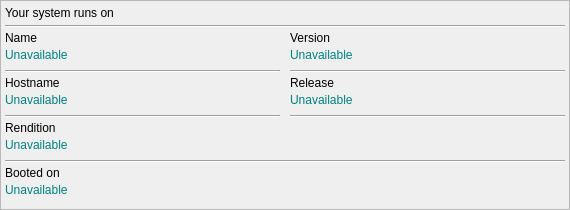
     <widget class="QFrame" name="softfrme">
      <property name="geometry">
       <rect>
        <x>5</x>
        <y>30</y>
        <width>570</width>
        <height>210</height>
       </rect>
      </property>
      <property name="sizePolicy">
       <sizepolicy hsizetype="Fixed" vsizetype="Fixed">
        <horstretch>0</horstretch>
        <verstretch>0</verstretch>
       </sizepolicy>
      </property>
      <property name="minimumSize">
       <size>
        <width>570</width>
        <height>210</height>
       </size>
      </property>
      <property name="maximumSize">
       <size>
        <width>570</width>
        <height>210</height>
       </size>
      </property>
      <property name="frameShape">
       <enum>QFrame::StyledPanel</enum>
      </property>
      <property name="frameShadow">
       <enum>QFrame::Raised</enum>
      </property>
      <widget class="QLabel" name="softlb02">
       <property name="geometry">
        <rect>
         <x>5</x>
         <y>30</y>
         <width>275</width>
         <height>15</height>
        </rect>
       </property>
       <property name="sizePolicy">
        <sizepolicy hsizetype="Fixed" vsizetype="Fixed">
         <horstretch>0</horstretch>
         <verstretch>0</verstretch>
        </sizepolicy>
       </property>
       <property name="minimumSize">
        <size>
         <width>275</width>
         <height>15</height>
        </size>
       </property>
       <property name="maximumSize">
        <size>
         <width>275</width>
         <height>15</height>
        </size>
       </property>
       <property name="styleSheet">
        <string notr="true">font: 10pt &quot;Inter&quot;;</string>
       </property>
       <property name="text">
        <string>Name</string>
       </property>
      </widget>
      <widget class="QLabel" name="softname">
       <property name="geometry">
        <rect>
         <x>5</x>
         <y>45</y>
         <width>275</width>
         <height>20</height>
        </rect>
       </property>
       <property name="sizePolicy">
        <sizepolicy hsizetype="Fixed" vsizetype="Fixed">
         <horstretch>0</horstretch>
         <verstretch>0</verstretch>
        </sizepolicy>
       </property>
       <property name="minimumSize">
        <size>
         <width>275</width>
         <height>20</height>
        </size>
       </property>
       <property name="maximumSize">
        <size>
         <width>275</width>
         <height>20</height>
        </size>
       </property>
       <property name="styleSheet">
        <string notr="true">font: 15pt &quot;JetBrains Mono&quot;;
color: #008080;</string>
       </property>
       <property name="text">
        <string>Unavailable</string>
       </property>
      </widget>
      <widget class="Line" name="softln02">
       <property name="geometry">
        <rect>
         <x>5</x>
         <y>70</y>
         <width>275</width>
         <height>3</height>
        </rect>
       </property>
       <property name="sizePolicy">
        <sizepolicy hsizetype="Fixed" vsizetype="Fixed">
         <horstretch>0</horstretch>
         <verstretch>0</verstretch>
        </sizepolicy>
       </property>
       <property name="minimumSize">
        <size>
         <width>275</width>
         <height>3</height>
        </size>
       </property>
       <property name="maximumSize">
        <size>
         <width>275</width>
         <height>3</height>
        </size>
       </property>
       <property name="orientation">
        <enum>Qt::Horizontal</enum>
       </property>
      </widget>
      <widget class="Line" name="softln03">
       <property name="geometry">
        <rect>
         <x>290</x>
         <y>70</y>
         <width>275</width>
         <height>3</height>
        </rect>
       </property>
       <property name="sizePolicy">
        <sizepolicy hsizetype="Fixed" vsizetype="Fixed">
         <horstretch>0</horstretch>
         <verstretch>0</verstretch>
        </sizepolicy>
       </property>
       <property name="minimumSize">
        <size>
         <width>275</width>
         <height>3</height>
        </size>
       </property>
       <property name="maximumSize">
        <size>
         <width>275</width>
         <height>3</height>
        </size>
       </property>
       <property name="orientation">
        <enum>Qt::Horizontal</enum>
       </property>
      </widget>
      <widget class="QLabel" name="softlb03">
       <property name="geometry">
        <rect>
         <x>290</x>
         <y>30</y>
         <width>275</width>
         <height>15</height>
        </rect>
       </property>
       <property name="sizePolicy">
        <sizepolicy hsizetype="Fixed" vsizetype="Fixed">
         <horstretch>0</horstretch>
         <verstretch>0</verstretch>
        </sizepolicy>
       </property>
       <property name="minimumSize">
        <size>
         <width>275</width>
         <height>15</height>
        </size>
       </property>
       <property name="maximumSize">
        <size>
         <width>275</width>
         <height>15</height>
        </size>
       </property>
       <property name="styleSheet">
        <string notr="true">font: 10pt &quot;Inter&quot;;</string>
       </property>
       <property name="text">
        <string>Version</string>
       </property>
      </widget>
      <widget class="QLabel" name="softvers">
       <property name="geometry">
        <rect>
         <x>290</x>
         <y>45</y>
         <width>275</width>
         <height>20</height>
        </rect>
       </property>
       <property name="sizePolicy">
        <sizepolicy hsizetype="Fixed" vsizetype="Fixed">
         <horstretch>0</horstretch>
         <verstretch>0</verstretch>
        </sizepolicy>
       </property>
       <property name="minimumSize">
        <size>
         <width>275</width>
         <height>20</height>
        </size>
       </property>
       <property name="maximumSize">
        <size>
         <width>275</width>
         <height>20</height>
        </size>
       </property>
       <property name="styleSheet">
        <string notr="true">font: 15pt &quot;JetBrains Mono&quot;;
color: #008080;</string>
       </property>
       <property name="text">
        <string>Unavailable</string>
       </property>
      </widget>
      <widget class="QLabel" name="softlb07">
       <property name="geometry">
        <rect>
         <x>5</x>
         <y>165</y>
         <width>560</width>
         <height>15</height>
        </rect>
       </property>
       <property name="sizePolicy">
        <sizepolicy hsizetype="Fixed" vsizetype="Fixed">
         <horstretch>0</horstretch>
         <verstretch>0</verstretch>
        </sizepolicy>
       </property>
       <property name="minimumSize">
        <size>
         <width>560</width>
         <height>15</height>
        </size>
       </property>
       <property name="maximumSize">
        <size>
         <width>560</width>
         <height>15</height>
        </size>
       </property>
       <property name="styleSheet">
        <string notr="true">font: 10pt &quot;Inter&quot;;</string>
       </property>
       <property name="text">
        <string>Booted on</string>
       </property>
      </widget>
      <widget class="QLabel" name="softboot">
       <property name="geometry">
        <rect>
         <x>5</x>
         <y>180</y>
         <width>560</width>
         <height>20</height>
        </rect>
       </property>
       <property name="sizePolicy">
        <sizepolicy hsizetype="Fixed" vsizetype="Fixed">
         <horstretch>0</horstretch>
         <verstretch>0</verstretch>
        </sizepolicy>
       </property>
       <property name="minimumSize">
        <size>
         <width>560</width>
         <height>20</height>
        </size>
       </property>
       <property name="maximumSize">
        <size>
         <width>560</width>
         <height>20</height>
        </size>
       </property>
       <property name="styleSheet">
        <string notr="true">font: 15pt &quot;JetBrains Mono&quot;;
color: #008080;</string>
       </property>
       <property name="text">
        <string>Unavailable</string>
       </property>
      </widget>
      <widget class="QLabel" name="softrlse">
       <property name="geometry">
        <rect>
         <x>290</x>
         <y>90</y>
         <width>275</width>
         <height>20</height>
        </rect>
       </property>
       <property name="sizePolicy">
        <sizepolicy hsizetype="Fixed" vsizetype="Fixed">
         <horstretch>0</horstretch>
         <verstretch>0</verstretch>
        </sizepolicy>
       </property>
       <property name="minimumSize">
        <size>
         <width>275</width>
         <height>20</height>
        </size>
       </property>
       <property name="maximumSize">
        <size>
         <width>275</width>
         <height>20</height>
        </size>
       </property>
       <property name="styleSheet">
        <string notr="true">font: 15pt &quot;JetBrains Mono&quot;;
color: #008080;</string>
       </property>
       <property name="text">
        <string>Unavailable</string>
       </property>
      </widget>
      <widget class="Line" name="softln05">
       <property name="geometry">
        <rect>
         <x>290</x>
         <y>115</y>
         <width>275</width>
         <height>3</height>
        </rect>
       </property>
       <property name="sizePolicy">
        <sizepolicy hsizetype="Fixed" vsizetype="Fixed">
         <horstretch>0</horstretch>
         <verstretch>0</verstretch>
        </sizepolicy>
       </property>
       <property name="minimumSize">
        <size>
         <width>275</width>
         <height>3</height>
        </size>
       </property>
       <property name="maximumSize">
        <size>
         <width>275</width>
         <height>3</height>
        </size>
       </property>
       <property name="orientation">
        <enum>Qt::Horizontal</enum>
       </property>
      </widget>
      <widget class="Line" name="softln04">
       <property name="geometry">
        <rect>
         <x>5</x>
         <y>115</y>
         <width>275</width>
         <height>3</height>
        </rect>
       </property>
       <property name="sizePolicy">
        <sizepolicy hsizetype="Fixed" vsizetype="Fixed">
         <horstretch>0</horstretch>
         <verstretch>0</verstretch>
        </sizepolicy>
       </property>
       <property name="minimumSize">
        <size>
         <width>275</width>
         <height>3</height>
        </size>
       </property>
       <property name="maximumSize">
        <size>
         <width>275</width>
         <height>3</height>
        </size>
       </property>
       <property name="orientation">
        <enum>Qt::Horizontal</enum>
       </property>
      </widget>
      <widget class="QLabel" name="softlb04">
       <property name="geometry">
        <rect>
         <x>5</x>
         <y>75</y>
         <width>275</width>
         <height>15</height>
        </rect>
       </property>
       <property name="sizePolicy">
        <sizepolicy hsizetype="Fixed" vsizetype="Fixed">
         <horstretch>0</horstretch>
         <verstretch>0</verstretch>
        </sizepolicy>
       </property>
       <property name="minimumSize">
        <size>
         <width>275</width>
         <height>15</height>
        </size>
       </property>
       <property name="maximumSize">
        <size>
         <width>275</width>
         <height>15</height>
        </size>
       </property>
       <property name="styleSheet">
        <string notr="true">font: 10pt &quot;Inter&quot;;</string>
       </property>
       <property name="text">
        <string>Hostname</string>
       </property>
      </widget>
      <widget class="QLabel" name="softlb05">
       <property name="geometry">
        <rect>
         <x>290</x>
         <y>75</y>
         <width>275</width>
         <height>15</height>
        </rect>
       </property>
       <property name="sizePolicy">
        <sizepolicy hsizetype="Fixed" vsizetype="Fixed">
         <horstretch>0</horstretch>
         <verstretch>0</verstretch>
        </sizepolicy>
       </property>
       <property name="minimumSize">
        <size>
         <width>275</width>
         <height>15</height>
        </size>
       </property>
       <property name="maximumSize">
        <size>
         <width>275</width>
         <height>15</height>
        </size>
       </property>
       <property name="styleSheet">
        <string notr="true">font: 10pt &quot;Inter&quot;;</string>
       </property>
       <property name="text">
        <string>Release</string>
       </property>
      </widget>
      <widget class="QLabel" name="softhost">
       <property name="geometry">
        <rect>
         <x>5</x>
         <y>90</y>
         <width>275</width>
         <height>20</height>
        </rect>
       </property>
       <property name="sizePolicy">
        <sizepolicy hsizetype="Fixed" vsizetype="Fixed">
         <horstretch>0</horstretch>
         <verstretch>0</verstretch>
        </sizepolicy>
       </property>
       <property name="minimumSize">
        <size>
         <width>275</width>
         <height>20</height>
        </size>
       </property>
       <property name="maximumSize">
        <size>
         <width>275</width>
         <height>20</height>
        </size>
       </property>
       <property name="styleSheet">
        <string notr="true">font: 15pt &quot;JetBrains Mono&quot;;
color: #008080;</string>
       </property>
       <property name="text">
        <string>Unavailable</string>
       </property>
      </widget>
      <widget class="QLabel" name="softlb06">
       <property name="geometry">
        <rect>
         <x>5</x>
         <y>120</y>
         <width>560</width>
         <height>15</height>
        </rect>
       </property>
       <property name="sizePolicy">
        <sizepolicy hsizetype="Fixed" vsizetype="Fixed">
         <horstretch>0</horstretch>
         <verstretch>0</verstretch>
        </sizepolicy>
       </property>
       <property name="minimumSize">
        <size>
         <width>560</width>
         <height>15</height>
        </size>
       </property>
       <property name="maximumSize">
        <size>
         <width>560</width>
         <height>15</height>
        </size>
       </property>
       <property name="styleSheet">
        <string notr="true">font: 10pt &quot;Inter&quot;;</string>
       </property>
       <property name="text">
        <string>Rendition</string>
       </property>
      </widget>
      <widget class="Line" name="softln06">
       <property name="geometry">
        <rect>
         <x>5</x>
         <y>160</y>
         <width>560</width>
         <height>3</height>
        </rect>
       </property>
       <property name="sizePolicy">
        <sizepolicy hsizetype="Fixed" vsizetype="Fixed">
         <horstretch>0</horstretch>
         <verstretch>0</verstretch>
        </sizepolicy>
       </property>
       <property name="minimumSize">
        <size>
         <width>560</width>
         <height>3</height>
        </size>
       </property>
       <property name="maximumSize">
        <size>
         <width>560</width>
         <height>3</height>
        </size>
       </property>
       <property name="orientation">
        <enum>Qt::Horizontal</enum>
       </property>
      </widget>
      <widget class="QLabel" name="softrend">
       <property name="geometry">
        <rect>
         <x>5</x>
         <y>135</y>
         <width>560</width>
         <height>20</height>
        </rect>
       </property>
       <property name="sizePolicy">
        <sizepolicy hsizetype="Fixed" vsizetype="Fixed">
         <horstretch>0</horstretch>
         <verstretch>0</verstretch>
        </sizepolicy>
       </property>
       <property name="minimumSize">
        <size>
         <width>560</width>
         <height>20</height>
        </size>
       </property>
       <property name="maximumSize">
        <size>
         <width>560</width>
         <height>20</height>
        </size>
       </property>
       <property name="styleSheet">
        <string notr="true">font: 15pt &quot;JetBrains Mono&quot;;
color: #008080;</string>
       </property>
       <property name="text">
        <string>Unavailable</string>
       </property>
      </widget>
      <widget class="Line" name="softln01">
       <property name="geometry">
        <rect>
         <x>5</x>
         <y>25</y>
         <width>560</width>
         <height>3</height>
        </rect>
       </property>
       <property name="sizePolicy">
        <sizepolicy hsizetype="Fixed" vsizetype="Fixed">
         <horstretch>0</horstretch>
         <verstretch>0</verstretch>
        </sizepolicy>
       </property>
       <property name="minimumSize">
        <size>
         <width>560</width>
         <height>3</height>
        </size>
       </property>
       <property name="maximumSize">
        <size>
         <width>560</width>
         <height>3</height>
        </size>
       </property>
       <property name="orientation">
        <enum>Qt::Horizontal</enum>
       </property>
      </widget>
      <widget class="QLabel" name="softlb01">
       <property name="geometry">
        <rect>
         <x>5</x>
         <y>5</y>
         <width>560</width>
         <height>15</height>
        </rect>
       </property>
       <property name="sizePolicy">
        <sizepolicy hsizetype="Fixed" vsizetype="Fixed">
         <horstretch>0</horstretch>
         <verstretch>0</verstretch>
        </sizepolicy>
       </property>
       <property name="minimumSize">
        <size>
         <width>560</width>
         <height>15</height>
        </size>
       </property>
       <property name="maximumSize">
        <size>
         <width>560</width>
         <height>15</height>
        </size>
       </property>
       <property name="styleSheet">
        <string notr="true">font: 600 10pt &quot;Inter&quot;;</string>
       </property>
       <property name="text">
        <string>Your system runs on</string>
       </property>
      </widget>
     </widget>
